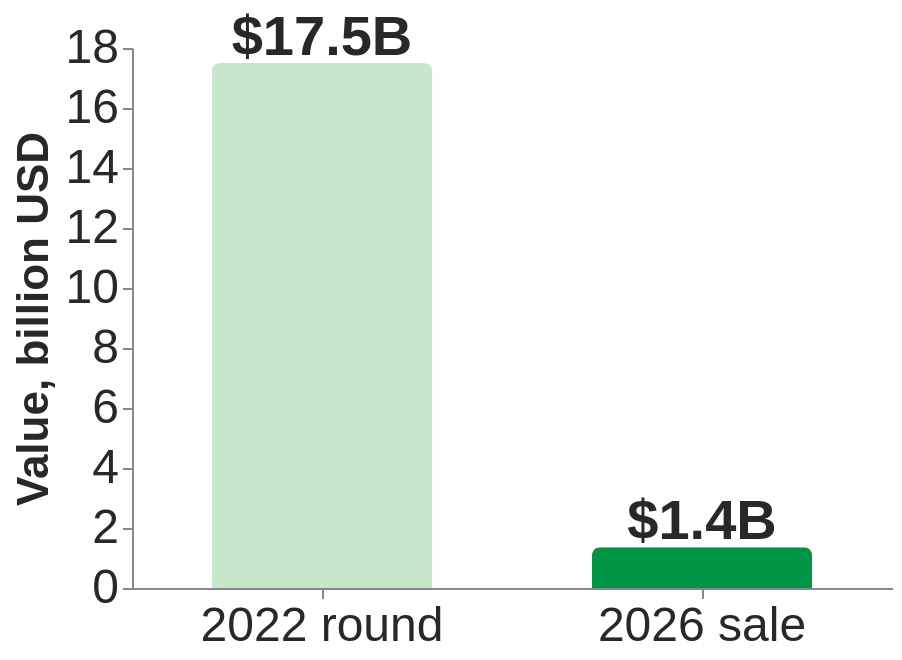

Describe this chart as a Vega-Lite specification.
### Vega-Lite specification from a JSON file in a GitHub repository (floating-point values rounded to 4 significant figures)
{"$schema": "https://vega.github.io/schema/vega-lite/v5.json", "width": 380, "height": 270, "data": {"values": [{"when": "2022 round", "usd": 17.5, "label": "$17.5B"}, {"when": "2026 sale", "usd": 1.355, "label": "$1.4B"}]}, "layer": [{"mark": {"type": "bar", "cornerRadiusTopLeft": 4, "cornerRadiusTopRight": 4, "width": 110}, "encoding": {"x": {"field": "when", "type": "ordinal", "sort": null, "axis": {"labelAngle": 0, "title": null}}, "y": {"field": "usd", "type": "quantitative", "axis": {"title": "Value, billion USD", "grid": false}}, "color": {"field": "when", "type": "nominal", "scale": {"range": ["#c8e6c9", "#019546"]}, "legend": null}}}, {"mark": {"type": "text", "dy": -12, "fontSize": 28, "fontWeight": "bold", "color": "#282828"}, "encoding": {"x": {"field": "when", "type": "ordinal", "sort": null}, "y": {"field": "usd", "type": "quantitative"}, "text": {"field": "label"}}}], "config": {"font": "Tahoma, Verdana, sans-serif", "axis": {"labelFontSize": 24, "titleFontSize": 22, "labelColor": "#282828", "titleColor": "#282828"}, "view": {"stroke": null}}}
